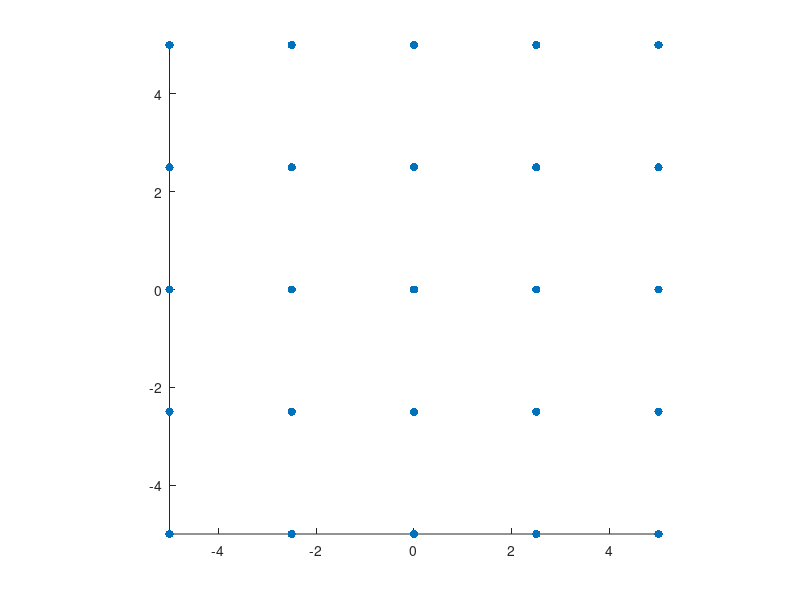

MATLAB code to generate this figure: (Note: this script raises an error after producing the figure.)
% Plot histograms of k = k_out - k_in for different receive angle schemes
% (in 2D case: k_x = k_x,out - k_x,in)
% And here, plotting delta_theta = theta_out - theta_in is equivalent for
% small angles.

clearvars
%% Global parameters
f = 13.6e6; % Plane wave temporal frequency [Hz]
c = 1540; % Speed of sound (in tissue) [m/s]
%% Define TX angles ("in")

naTX = 5; % # of angles for TX
maTX = 5; % Max angle for TX [deg]

anglesTXList = linspace(-maTX, maTX, naTX)'; % Transmit angles [deg]
[anglesTXX, anglesTXY] = meshgrid(anglesTXList, anglesTXList);
anglesTX = [anglesTXX(:), anglesTXY(:)];
daTX = maTX*2/(naTX - 1); % TX angle increment [deg]

% Plot the transmit angles
figure
scatter(anglesTX(:, 1), anglesTX(:, 2), 'o', 'filled'); axis image

%% Case 1: Use the same TX angles for RX
anglesRX = anglesTX; % Receive angles [deg]
delta_theta = calcDeltaTheta(anglesTX, anglesRX);

% k_x = f*2*pi .* sind(delta_theta) ./ c;
% figure; imagesc(delta_theta); colorbar; axis image; xlabel('TX angle'); ylabel('RX angle'); title('Delta theta [deg]')
% figure; imagesc(k_x); colorbar; axis image; xlabel('TX angle'); ylabel('RX angle'); title('k_x [radians/m]')

% Plot histograms
% figure; histogram2(delta_theta(:, 1), delta_theta(:, 2), BinMethod="integers"); title('Delta theta counts'); xlabel('Delta theta [deg]'); ylabel('Counts')
figure; histogram2(delta_theta(:, 1), delta_theta(:, 2), BinWidth=0.5); title('Delta theta counts'); xlabel('Delta theta [deg]'); ylabel('Counts')
% figure; histogram(k_x); title('Delta k_x'); xlabel('Delta k_x [radians/m]'); ylabel('Counts')

%% Case 2: Use the shifted angles for RX
naRX = 5;
o = fix(-naRX/2):1:fix(naRX/2); % Truncate towards zero
j = 2; % Shift parameter
anglesRXList = (sign(o) .* daTX .* (2.*abs(o)./naRX + j))'; % Receive angles [deg]
anglesRX = listToAngles(anglesRXList);

delta_theta = calcDeltaTheta(anglesTX, anglesRX);
binlimits = [-19.5, 19.5];
figure; histogram2(delta_theta(:, 1), delta_theta(:, 2), XBinLimits = binlimits, YBinLimits = binlimits, BinWidth=1); title('Delta theta counts'); xlabel('Delta theta [deg]'); ylabel('Counts')

figure; histogram(delta_theta(:, 1), BinMethod="integers")
figure; histogram(delta_theta(:, 2), BinMethod="integers")

% delta_theta = repmat(anglesRX, 1, naTX) - repmat(anglesTX', naRX, 1);
% k_x = f*2*pi .* sind(delta_theta) ./ c;
% % figure; imagesc(delta_theta); colorbar; axis image; xlabel('TX angle'); ylabel('RX angle'); title('Delta theta [deg]')
% % figure; imagesc(k_x); colorbar; axis image; xlabel('TX angle'); ylabel('RX angle'); title('k_x [radians/m]')
% 
% % Plot histograms
% figure; histogram(delta_theta, BinMethod="integers"); title("Delta theta counts, with j = " + num2str(j)); xlabel('Delta theta [deg]'); ylabel('Counts')
% % figure; histogram(k_x); title("Delta k_x counts, with j = " + num2str(j)); xlabel('Delta k_x [radians/m]'); ylabel('Counts')

%% Helper functions
function angles = listToAngles(anglesList) % Turn the single-dimension angle list into a full list of x and y angles
    [anglesX, anglesY] = meshgrid(anglesList, anglesList);
    angles = [anglesX(:), anglesY(:)];
end

function delta_theta = calcDeltaTheta(anglesTX, anglesRX)
    delta_theta = [];
    for ind = 1:size(anglesTX, 1)
        delta_theta = [delta_theta; anglesRX - anglesTX(ind, :)];
    
    end
end
